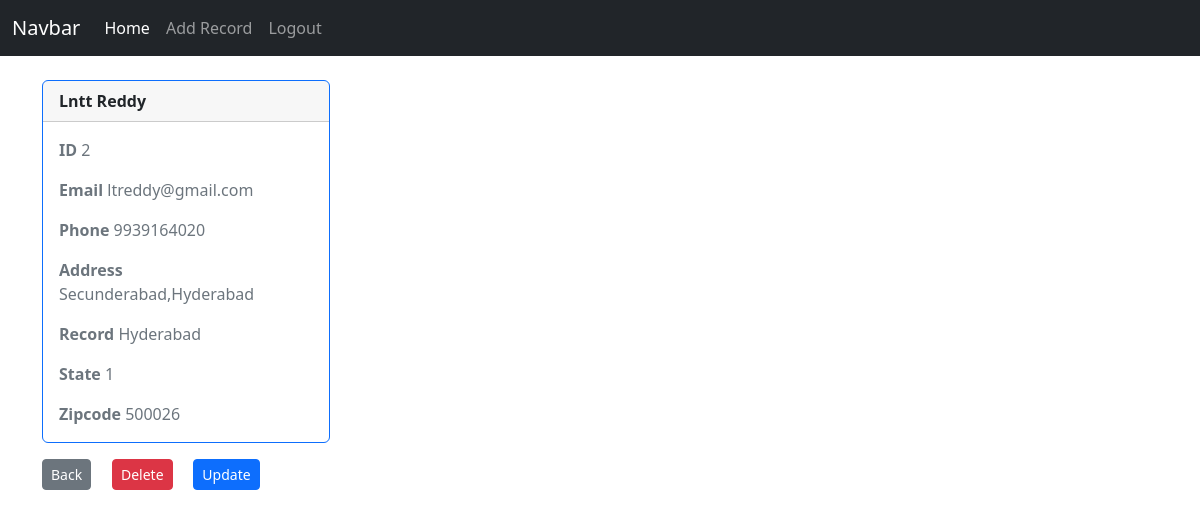
Page /customer_detail/2 (signed in) on the committed database.
### website/models.py (models this page shows, shortened)
class Record(models.Model):
    created_at = models.DateTimeField(auto_now_add=True)
    first_name = models.CharField(max_length=64)
    last_name = models.CharField(max_length=64)
    email = models.EmailField()
    phone = models.CharField(max_length=15)
    address = models.CharField(max_length=164)
    city = models.CharField(max_length=64)
    state = models.CharField(max_length=64)
    zipcode = models.CharField(max_length=10)

### website/views.py (the view)
# urls.py: path('customer_detail/<int:pk>', views.customer_detail,name='customer-detail'),
def customer_detail(request,pk):
    if request.user.is_authenticated:
        customer_record = Record.objects.get(pk=pk)
        return render(request,'website/customer_details.html',{'customer_record':customer_record})
    else:
        messages.success(request,"You Must Have to login to make changes and view")

### website/templates/website/customer_details.html
  {% extends 'website/base.html' %}
{%block content%}
<div class="card border-primary mb-3" style="max-width: 18rem;">
    <div class="card-header"><strong>{{customer_record.first_name}} {{customer_record.last_name}}</strong></div>
    <div class="card-body text-secondary">
   <p class="card-text"><strong> ID</strong>  {{customer_record.id}}</p>
      <p class="card-text"><strong>Email</strong> {{customer_record.email}}</p>
      <p class="card-text"><strong>Phone</strong> {{customer_record.phone}}</p>
      <p class="card-text"><strong>Address</strong> {{customer_record.address}}</p>
      <p class="card-text"> <strong>Record</strong> {{customer_record.city}}</p>
      <p class="card-text"><strong>State</strong> {{customer_record.state}}</p>
      <p class="card-text"><strong>Zipcode</strong> {{customer_record.zipcode}}</p>
    </div>
  </div>
  <a href="{% url 'home' %} " class="btn btn-secondary btn-sm">Back</a>&nbsp;&nbsp;&nbsp;&nbsp;
  <a href="{% url 'delete' customer_record.id %} " class="btn btn-secondary btn-danger btn-sm">Delete</a>&nbsp;&nbsp;&nbsp;&nbsp;
  <a href="{% url 'update' customer_record.id %} " class="btn btn-primary btn-sm">Update</a>&nbsp;&nbsp;&nbsp;&nbsp;
    {% endblock %}

### rows in the picture
Record: first_name "Lntt", last_name "Reddy", id "2", email "ltreddy@gmail.com", phone "9939164020", address "Secunderabad,Hyderabad", city "Hyderabad", state "1", zipcode "500026"
